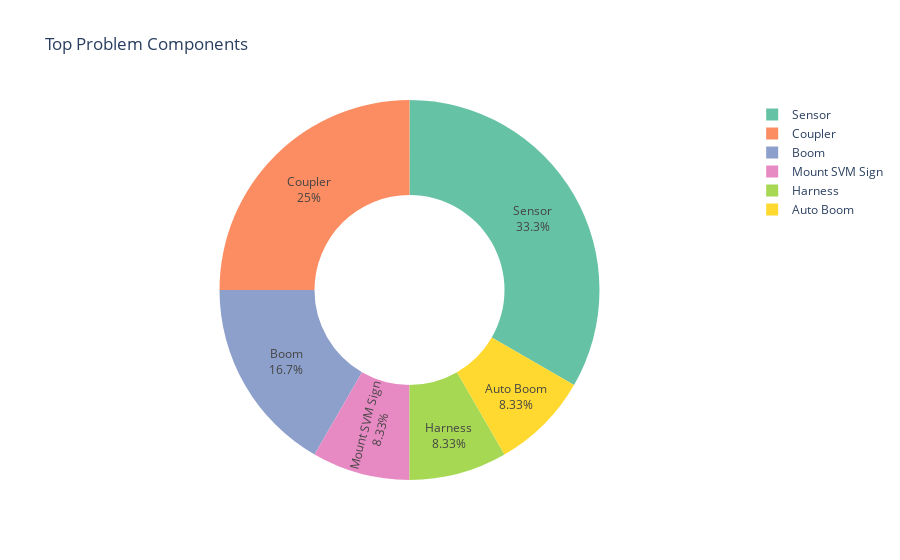

The code cell stored with this chart in its notebook:
### Code cell
symptom_components = (
    df[["Symptom Component 1", "Symptom Component 2", "Symptom Component 3"]]
    .stack()
    .dropna()
)

top_components = symptom_components.value_counts().head(6).reset_index()

top_components.columns = ["Component", "Count"]


fig = px.pie(
    top_components,
    names="Component",

    values="Count",

    title="Top Problem Components",

    hole=0.5,

    color_discrete_sequence=px.colors.qualitative.Set2,
)

fig.update_traces(textinfo="label+percent")

fig.update_layout(showlegend=True, template="plotly_white")

fig.show()

### Figure 1 — Plotly figure (JSON) as saved in the notebook; plotly's stock layout.template omitted (floating-point values rounded to 4 significant figures)
{"data": [{"domain": {"x": [0, 1], "y": [0, 1]}, "hole": 0.5, "hovertemplate": "Component=%{label}<br>Count=%{value}<extra></extra>", "labels": ["Sensor", "Coupler", "Boom", "Mount SVM Sign", "Harness", "Auto Boom"], "legendgroup": "", "name": "", "showlegend": true, "textinfo": "label+percent", "type": "pie", "values": [4, 3, 2, 1, 1, 1]}], "layout": {"legend": {"tracegroupgap": 0}, "piecolorway": ["rgb(102,194,165)", "rgb(252,141,98)", "rgb(141,160,203)", "rgb(231,138,195)", "rgb(166,216,84)", "rgb(255,217,47)", "rgb(229,196,148)", "rgb(179,179,179)"], "showlegend": true, "title": {"text": "Top Problem Components"}}}
